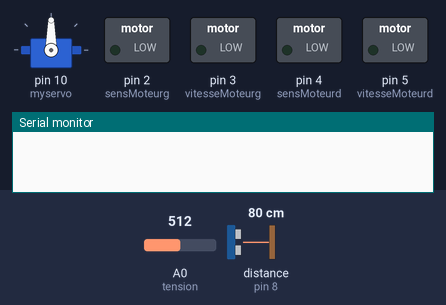
The sketch below on a simulated Arduino Uno, built with avr-gcc and run on an emulated ATmega328P. Parts: servo, switched loads named in the sketch (green lamp = pin HIGH), the last lines printed to the serial monitor. The inputs (shaded band) are chosen by the test bench; at power-on: A0 (tension) = 512, distance to the obstacle (sensor on pin 8) 80 cm. The echo pulse lasts 58.3 µs per cm.

Above: at 1.2 s.
1.3 s: A0 (tension) set to 0
At 2.5 s:
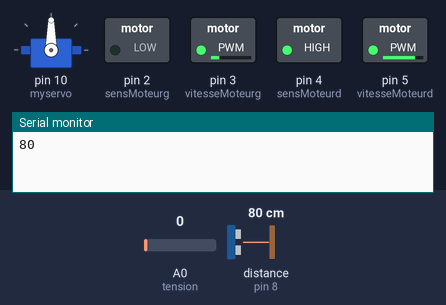
At 7.7 s:
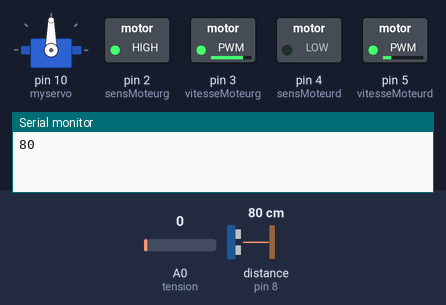
Timing chart, 0 to 48.7 s (numbered marks = the images above; inputs shaded):
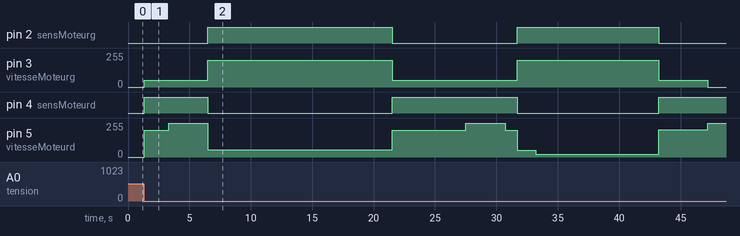

The sketch:

contole_moteur_violet.ino
```cpp
#include <Servo.h>

Servo myservo;        // servomoteur avant

const int sensMoteurd=4; //  sens du moteur droit
const int vitesseMoteurd=5; //  vitesse du moteur droit
const int tension= A0;      // port analogique commande par fil
const int ultrason=8;


const int sensMoteurg=2;    // sens du moteur gauche
const int vitesseMoteurg=3;  // vitesse du moteur gauche

const int AVANT=1; // gestion sens du moteur
const int ARRIERE=0; // gestion sens du  moteur


int pos;
int vitesse=0;; // variable de vitesse
int valstart=0;      // Valeur analogique pour la commande par fil
int distance =0;
int a=2;
int x=0;
int y=0;
signed int i=75;         // contole vitesse prendre entre 0 et 92

void setup()    // debut de la fonction setup()
{


  pinMode (sensMoteurd,OUTPUT); // Broche sensMoteurd configurée en sortie
  pinMode (vitesseMoteurd,OUTPUT); // Broche vitesseMoteurd configurée en sortie

  pinMode (sensMoteurg,OUTPUT); // Broche sensMoteurg configurée en sortie
  pinMode (vitesseMoteurg,OUTPUT); // Broche vitesseMoteurg configurée en sortie
  myservo.attach(10);   // Broche servomoteur en sortie
  Serial.begin(9600);
}

void loop() // debut de la fonction loop()
{


  valstart=analogRead(tension);
  if(valstart==0)
  {

    long duree;
  pinMode(ultrason, OUTPUT);
  digitalWrite(ultrason, LOW);
  delayMicroseconds(2);
  digitalWrite(ultrason, HIGH);
  delayMicroseconds(5);
  digitalWrite(ultrason, LOW);
  pinMode(ultrason, INPUT);
  duree = pulseIn(ultrason, HIGH);

  distance = duree/29/2;
  Serial.print(distance);


// ----------------------------------------------------------------------------------------------------
//   Marche avant
// ----------------------------------------------------------------------------------------------------

    vitesse=127;  // vitesse de base
    vitesse =vitesse + i; // vitesse roue droite
    analogWrite(vitesseMoteurd, vitesse); // génère une impulsion PWM sur la broche de vitesse du moteur
    digitalWrite(sensMoteurd,AVANT); // Marche avant

    vitesse = 127;    // vitesse de base
    vitesse=vitesse-i;  // vitesse roue gauche
    analogWrite(vitesseMoteurg, vitesse); // génère une impulsion PWM sur la broche de vitesse du moteur
    digitalWrite(sensMoteurg,ARRIERE); // Marche avant

    delay(2000);
// -----------------------------------------------------------------------------------------------------


    if(distance<0)
    //if(a==2)
     goto x;
 //------------------------------------------------------------------------------------------------------
  //  Rotation à gauche
 //-------------------------------------------------------------------------------------------------------
    y:
    analogWrite(vitesseMoteurd, 255); // moteur droit fixe

    vitesse = 127;    // vitesse de base
    vitesse=vitesse-i;  // vitesse roue gauche
    analogWrite(vitesseMoteurg, vitesse); // génère une impulsion PWM sur la broche de vitesse du moteur
    digitalWrite(sensMoteurg,ARRIERE); // Marche avant
    delay(3200);
//-----------------------------------------------------------------------------------------------------------
//Marche arrière
//----------------------------------------------------------------------------------------------------------
    vitesse=127;  // vitesse de base
    vitesse =vitesse + i; // vitesse roue droite
    analogWrite(vitesseMoteurg, vitesse); // génère une impulsion PWM sur la broche de vitesse du moteur
    digitalWrite(sensMoteurg,AVANT); // Marche avant

    vitesse = 128;    // vitesse de base
    vitesse=vitesse-i;  // vitesse roue gauche
    analogWrite(vitesseMoteurd, vitesse); // génère une impulsion PWM sur la broche de vitesse du moteur
    digitalWrite(sensMoteurd,ARRIERE); // Marche avant

    delay(15000);
//------------------------------------------------------------------------------------------------------------
//Marche avant
//------------------------------------------------------------------------------------------------------------
    vitesse=127;  // vitesse de base
    vitesse =vitesse + i; // vitesse roue droite
    analogWrite(vitesseMoteurd, vitesse); // génère une impulsion PWM sur la broche de vitesse du moteur
    digitalWrite(sensMoteurd,AVANT); // Marche avant

    vitesse = 127;    // vitesse de base
    vitesse=vitesse-i;  // vitesse roue gauche
    analogWrite(vitesseMoteurg, vitesse); // génère une impulsion PWM sur la broche de vitesse du moteur
    digitalWrite(sensMoteurg,ARRIERE); // Marche avant

    delay(6000);

//--------------------------------------------------------------------------------------------------------------
//Rotation à droite
//--------------------------------------------------------------------------------------------------------------
    //vitesse=128;  // vitesse de base
    //vitesse =vitesse + i; // vitesse roue droite
    analogWrite(vitesseMoteurd, 255); // génère une impulsion PWM sur la broche de vitesse du moteur
    //digitalWrite(sensMoteurd,AVANT); // Marche avant

    vitesse = 127;    // vitesse de base
    vitesse=vitesse-i;  // vitesse roue gauche
    analogWrite(vitesseMoteurg, vitesse); // génère une impulsion PWM sur la broche de vitesse du moteur
    digitalWrite(sensMoteurg,ARRIERE); // Marche avant

    delay(3200);

//__________________________________________________________
// Marche avant pour pousser le lingot
//--------------------------------------------------------------
    vitesse=127;  // vitesse de base
    vitesse =vitesse + i; // vitesse roue droite
    analogWrite(vitesseMoteurd, vitesse); // génère une impulsion PWM sur la broche de vitesse du moteur
    digitalWrite(sensMoteurd,AVANT); // Marche avant

    vitesse = 127;    // vitesse de base
    vitesse=vitesse-i;  // vitesse roue gauche
    analogWrite(vitesseMoteurg, vitesse); // génère une impulsion PWM sur la broche de vitesse du moteur
    digitalWrite(sensMoteurg,ARRIERE); // Marche avant

    delay(1000);

//-------------------------------------------------------------------
//Marche  arrière pour continuer
//-----------------------------------------------------------------
    vitesse=127;  // vitesse de base
    vitesse =vitesse + i; // vitesse roue droite
    analogWrite(vitesseMoteurg, vitesse); // génère une impulsion PWM sur la broche de vitesse du moteur
    digitalWrite(sensMoteurg,AVANT); // Marche avant

    vitesse = 127;    // vitesse de base
    vitesse=vitesse-i;  // vitesse roue gauche
    analogWrite(vitesseMoteurd, vitesse); // génère une impulsion PWM sur la broche de vitesse du moteur
    digitalWrite(sensMoteurd,ARRIERE); // Marche avant

    delay(1500);

//-----------------------------------------------------------
//Rotation pour continuer
//-----------------------------------------------------------
    vitesse=127;  // vitesse de base
    vitesse =vitesse + i; // vitesse roue droite
    analogWrite(vitesseMoteurg, vitesse); // génère une impulsion PWM sur la broche de vitesse du moteur
    digitalWrite(sensMoteurg,AVANT); // Marche avant

    //vitesse = 127;    // vitesse de base
    //vitesse=vitesse-i;  // vitesse roue gauche
    analogWrite(vitesseMoteurd, 20); // génère une impulsion PWM sur la broche de vitesse du moteur
    //digitalWrite(sensMoteurd,ARRIERE); // Marche avant

    delay(10000);

 //------------------------------------------------------------
 //Marche avant
 //------------------------------------------------------------
   vitesse=128;  // vitesse de base
    vitesse =vitesse + i; // vitesse roue droite
    analogWrite(vitesseMoteurd, vitesse); // génère une impulsion PWM sur la broche de vitesse du moteur
    digitalWrite(sensMoteurd,AVANT); // Marche avant

    vitesse = 127;    // vitesse de base
    vitesse=vitesse-i;  // vitesse roue gauche
    analogWrite(vitesseMoteurg, vitesse); // génère une impulsion PWM sur la broche de vitesse du moteur
    digitalWrite(sensMoteurg,ARRIERE); // Marche avant

    delay(4000);


   vitesse =255;
   analogWrite(vitesseMoteurd, vitesse);
   vitesse = 0;
   analogWrite(vitesseMoteurg, vitesse);
   delay(1000000);


   x:
   if(a==2)
   {
   vitesse =0;
   analogWrite(vitesseMoteurg, vitesse);
   vitesse = 255;
   analogWrite(vitesseMoteurd, vitesse);
   delay(5000);

   pinMode(ultrason, OUTPUT);
  digitalWrite(ultrason, LOW);
  delayMicroseconds(2);
  digitalWrite(ultrason, HIGH);
  delayMicroseconds(5);
  digitalWrite(ultrason, LOW);
  pinMode(ultrason, INPUT);
  duree = pulseIn(ultrason, HIGH);

  distance = duree/29/2;
  Serial.print(distance);
  if(distance >5)
  goto y;

   else
  goto x;
   }
  }


} // fin de la fonction loop() - le programme recommence au début de la fonction loop sans fin
```

Measured:
- after the input at 1.3 s, pin 2 (sensMoteurg): LOW → HIGH after 5.2 s, → LOW 15.0 s later, → HIGH 10.2 s later, → LOW 11.5 s later; pin 3 (vitesseMoteurg): 0/255 → 52/255 at once, → 202/255 5.2 s later, → 52/255 15.0 s later, → 202/255 10.2 s later, … (6 changes in this stretch)
